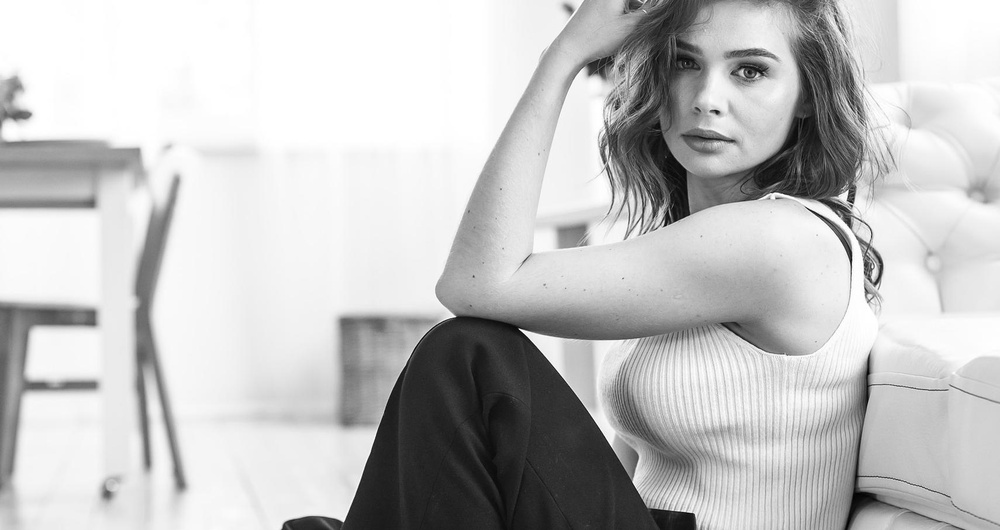
#> input picture minggu 6/image.jpg, 1000 x 530 px, shrunk from 1710 x 906 before the run
$ python 'Tugas Minggu 6.py'
#> lines starting #> are read from the running program, lines starting #| are printed output that depends on the picture
import cv2
import numpy as np
import matplotlib.pyplot as plt
from scipy.signal import convolve2d
from skimage.metrics import peak_signal_noise_ratio, structural_similarity, mean_squared_error
from skimage.restoration import richardson_lucy
import time

img = cv2.imread('image.jpg', 0)
#> img is the input picture: shape (530, 1000); min 1, max 255, mean 194.8
if img is None:
    raise Exception("Gambar tidak ditemukan! Pastikan 'image.jpg' ada.")
img = img.astype(np.float64) / 255.0

def motion_psf(length=15, angle=30):
#> called with length = 15, angle = 30
    psf = np.zeros((length, length))
    center = length // 2
    for i in range(length):
        x = int(center + (i - center) * np.cos(np.deg2rad(angle)))
        y = int(center + (i - center) * np.sin(np.deg2rad(angle)))
        if 0 <= x < length and 0 <= y < length:
            psf[y, x] = 1
    psf /= psf.sum()
    return psf

psf = motion_psf(15, 30)

blur = convolve2d(img, psf, mode='same', boundary='wrap')

gaussian_noise = blur + np.random.normal(0, 20/255.0, img.shape)
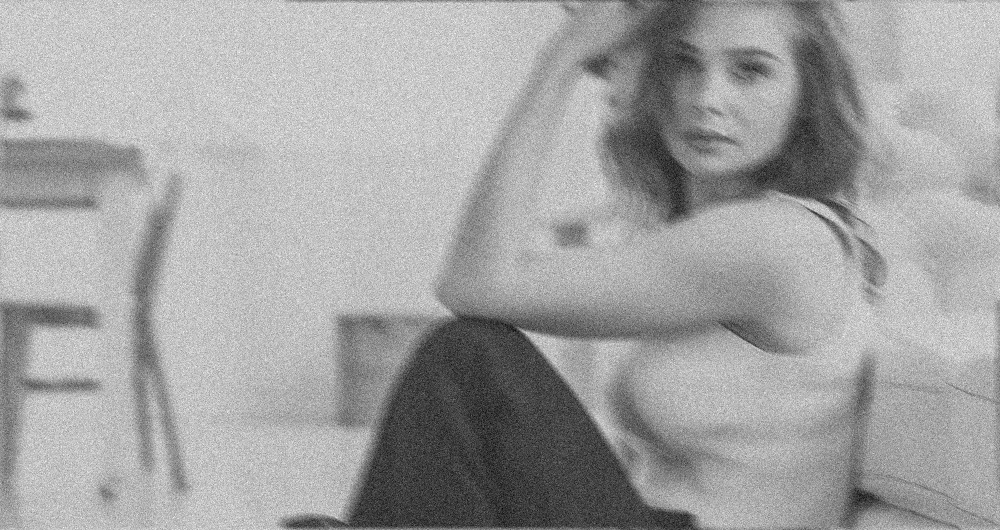
#> gaussian_noise: shape (530, 1000) float64; min -0.238, max 1.33, mean 0.764; drawn with min black and max white
gaussian_noise = np.clip(gaussian_noise, 0, 1)

def salt_pepper(image, prob=0.05):
#> called with prob = 0.05
    noisy = image.copy()
    rand = np.random.rand(*image.shape)
    noisy[rand < prob/2] = 0
    noisy[rand > 1 - prob/2] = 1
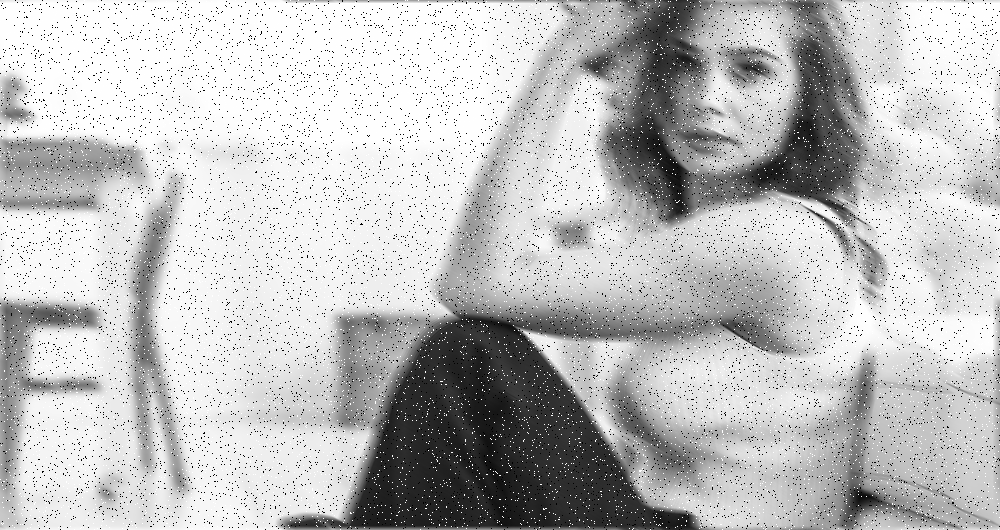
#> noisy: shape (530, 1000) float64; min 0, max 1, mean 0.751
    return noisy

sp_noise = salt_pepper(blur, 0.05)

def inverse_filter(img, psf):
    eps = 1e-3
    G = np.fft.fft2(img)
    H = np.fft.fft2(psf, s=img.shape)
    F_hat = G / (H + eps)
    result = np.abs(np.fft.ifft2(F_hat))
    return np.clip(result, 0, 1)

def wiener_filter(img, psf, K=0.01):
    G = np.fft.fft2(img)
    H = np.fft.fft2(psf, s=img.shape)
    H_conj = np.conj(H)
    F_hat = (H_conj / (np.abs(H)**2 + K)) * G
    result = np.abs(np.fft.ifft2(F_hat))
    return np.clip(result, 0, 1)

def lucy_richardson_filter(img, psf, iterations=20):
    result = richardson_lucy(img, psf, num_iter=iterations)
    return np.clip(result, 0, 1)

def evaluate(original, restored):
    mse = mean_squared_error(original, restored)
    psnr = peak_signal_noise_ratio(original, restored, data_range=1.0)
    ssim = structural_similarity(original, restored, data_range=1.0)
    return mse, psnr, ssim

def print_eval(name, original, restored, t):
    mse, psnr, ssim = evaluate(original, restored)
    print(f"{name}")
    print(f"  MSE  : {mse:.6f}")
    print(f"  PSNR : {psnr:.2f} dB")
    print(f"  SSIM : {ssim:.4f}")
    print(f"  Time : {t:.4f} sec")
    print("-"*40)

results = {}

datasets = {
    "Blur": blur,
    "Gaussian": gaussian_noise,
    "SaltPepper": sp_noise
}

for key, data in datasets.items():
    print(f"\n=== DATASET: {key} ===")

    start = time.time()
    inv = inverse_filter(data, psf)
    t_inv = time.time() - start

    start = time.time()
    wien = wiener_filter(data, psf, K=0.01)
    t_wien = time.time() - start

    start = time.time()
    lr = lucy_richardson_filter(data, psf, iterations=20)
    t_lr = time.time() - start

    results[key] = {
        "Inverse": inv,
        "Wiener": wien,
        "Lucy-Richardson": lr
    }

    print_eval("Inverse Filter", img, inv, t_inv)
    print_eval("Wiener Filter", img, wien, t_wien)
    print_eval("Lucy-Richardson", img, lr, t_lr)
#> this loop made 3 passes
#> key on passes 1 to 3: 'Blur', 'Gaussian', 'SaltPepper'
#> (printed output is left out)
#> pass 1, in wiener_filter, `result = np.abs(np.fft.ifft2(F_hat))`:
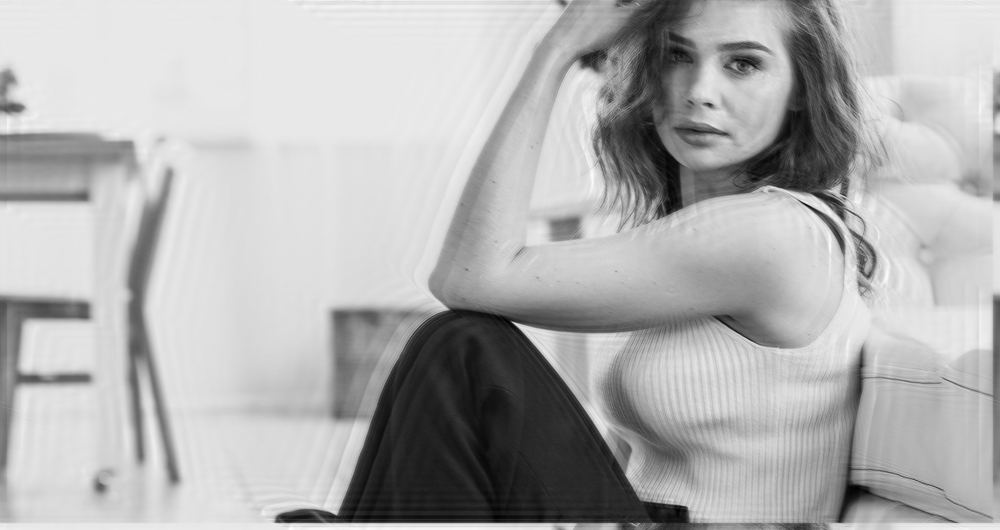
#> result: shape (530, 1000) float64; min 0.00513, max 1.08, mean 0.756; drawn with min black and max white
#> after the loop, results = 3 items

def show_images(title, images):
#> called with title = 'Original & Degradation'
    plt.figure(figsize=(12, 6))
    for i, (name, image) in enumerate(images.items()):
        plt.subplot(2, 3, i+1)
        plt.imshow(image, cmap='gray')
        plt.title(name)
        plt.axis('off')
#> this loop made 4 passes
#> name on passes 1 to 4: 'Original', 'Blur', 'Gaussian', 'SaltPepper'
    plt.suptitle(title)
    plt.tight_layout()
    plt.show()

show_images("Original & Degradation", {
    "Original": img,
    "Blur": blur,
    "Gaussian": gaussian_noise,
    "SaltPepper": sp_noise
})

for key in results:
    show_images(f"Restoration - {key}", results[key])
#> this loop made 3 passes
#> pass 1, in show_images (call 2), `plt.show()`:
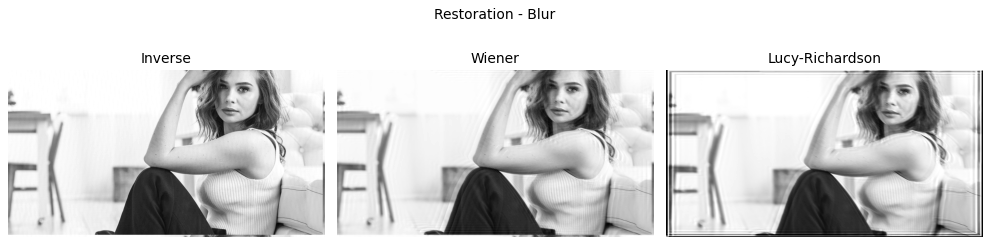
#> figure drawn by matplotlib, 3 panels

def show_fft_combined(images_dict, title="FFT Results"):
#> called with title = 'FFT Results'
    plt.figure(figsize=(12, 4))

    for i, (name, image) in enumerate(images_dict.items()):
        f = np.fft.fftshift(np.fft.fft2(image))
        magnitude = np.log(1 + np.abs(f))

        plt.subplot(1, len(images_dict), i+1)
        plt.imshow(magnitude, cmap='gray')
        plt.title(name)
        plt.axis('off')
#> this loop made 3 passes
#> pass 1, in show_fft_combined, `magnitude = np.log(1 + np.abs(f))`:
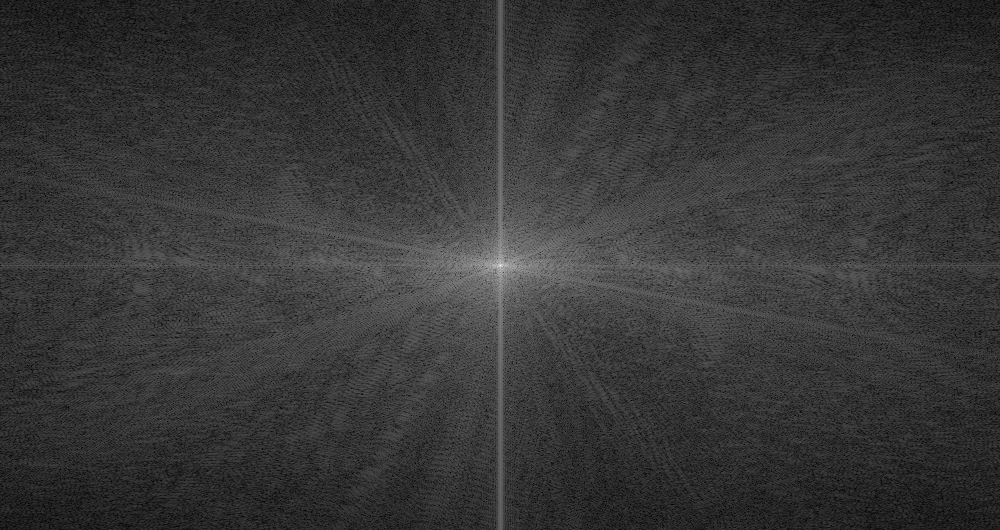
#> magnitude: shape (530, 1000) float64; min 0.0196, max 12.91, mean 2.8; drawn with min black and max white
#> pass 2, in show_fft_combined, `magnitude = np.log(1 + np.abs(f))`:
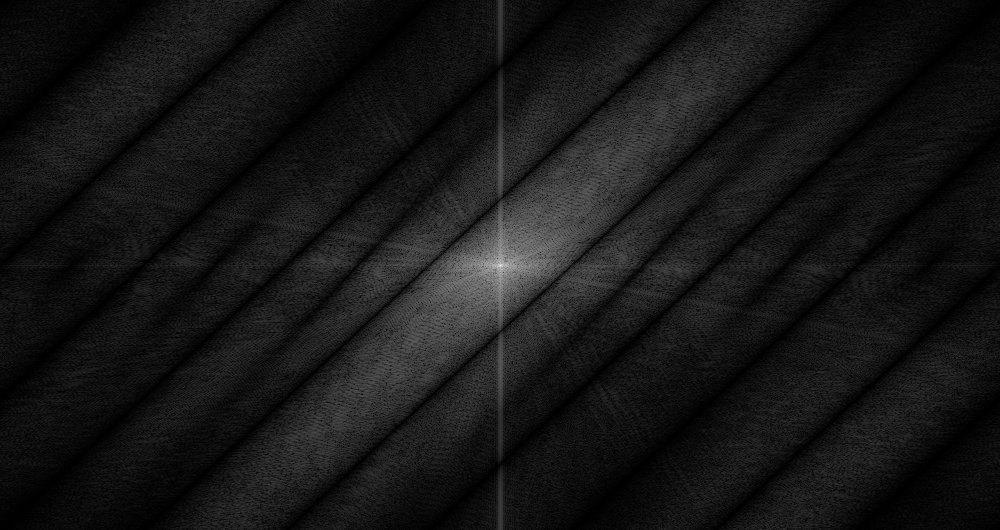
#> magnitude: shape (530, 1000) float64; min 1.53e-14, max 12.91, mean 1.17; drawn with min black and max white
#> pass 3, in show_fft_combined, `magnitude = np.log(1 + np.abs(f))`:
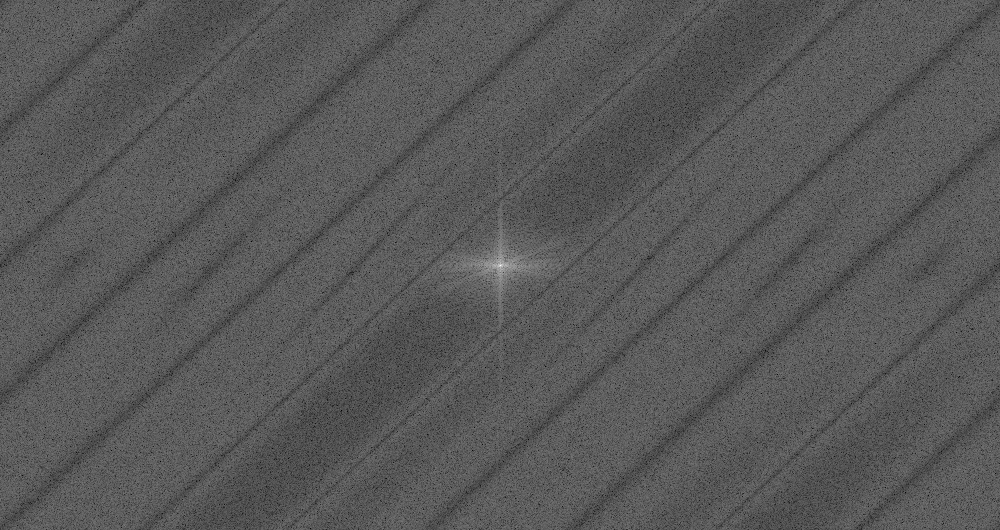
#> magnitude: shape (530, 1000) float64; min 0.338, max 12.85, mean 4.7; drawn with min black and max white

    plt.suptitle(title)
    plt.tight_layout()
    plt.show()

show_fft_combined({
    "Original": img,
    "Blur": blur,
    "Wiener (Gaussian)": results["Gaussian"]["Wiener"]
})

print("\nPipeline selesai dijalankan!")
